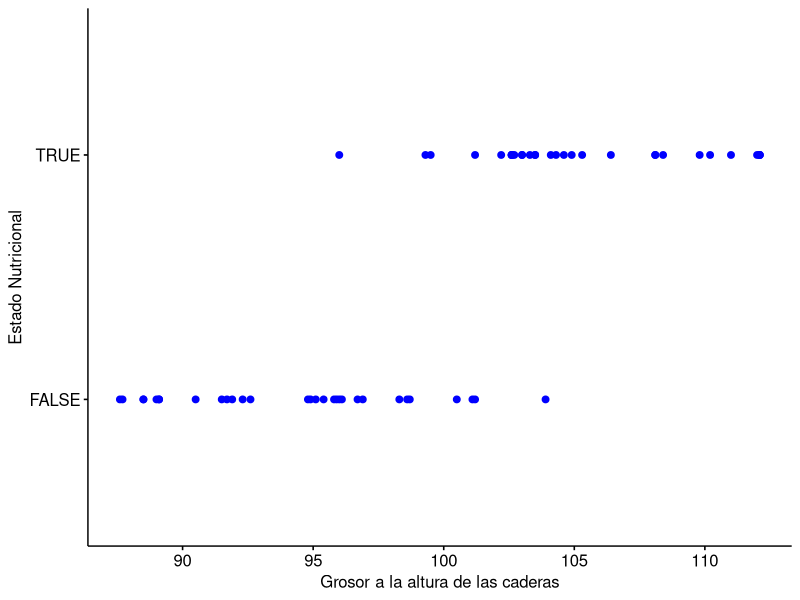
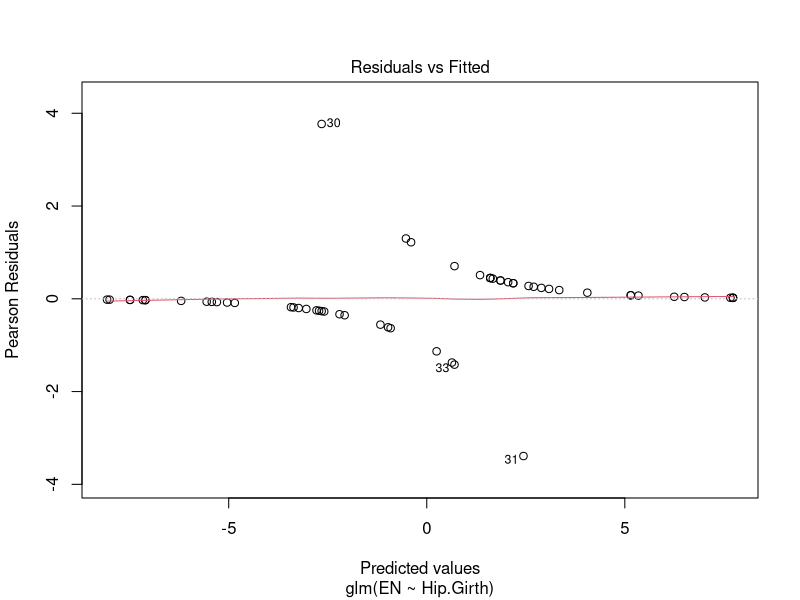
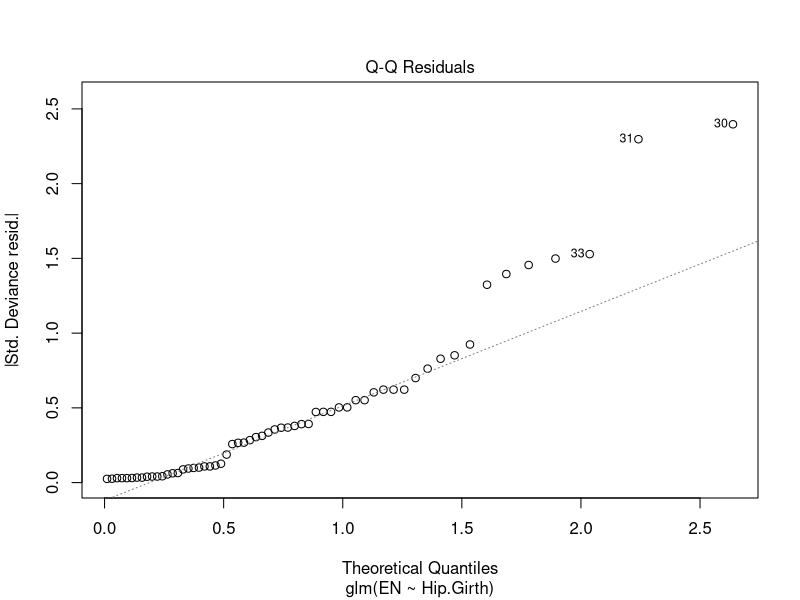
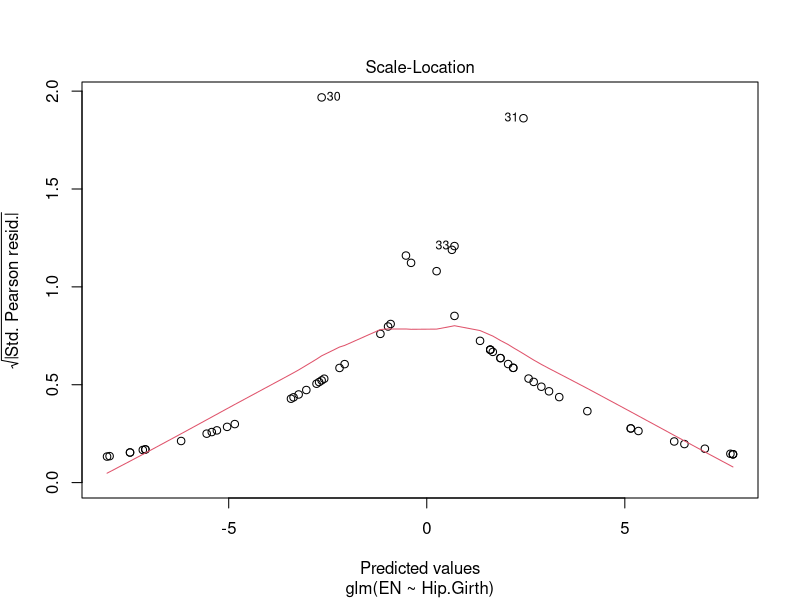
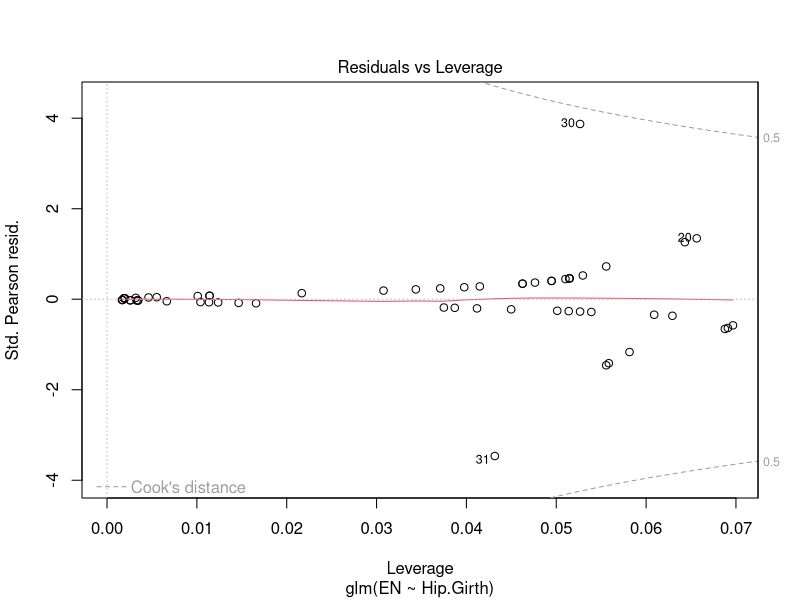
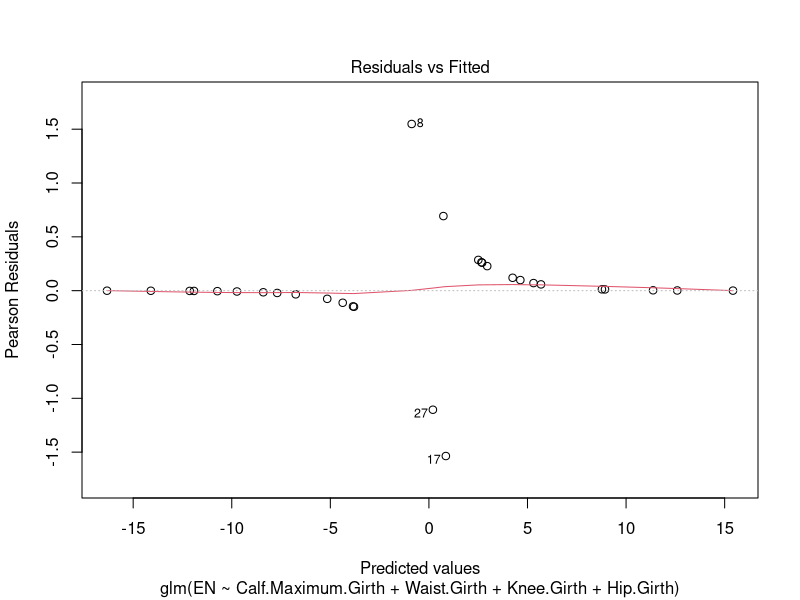
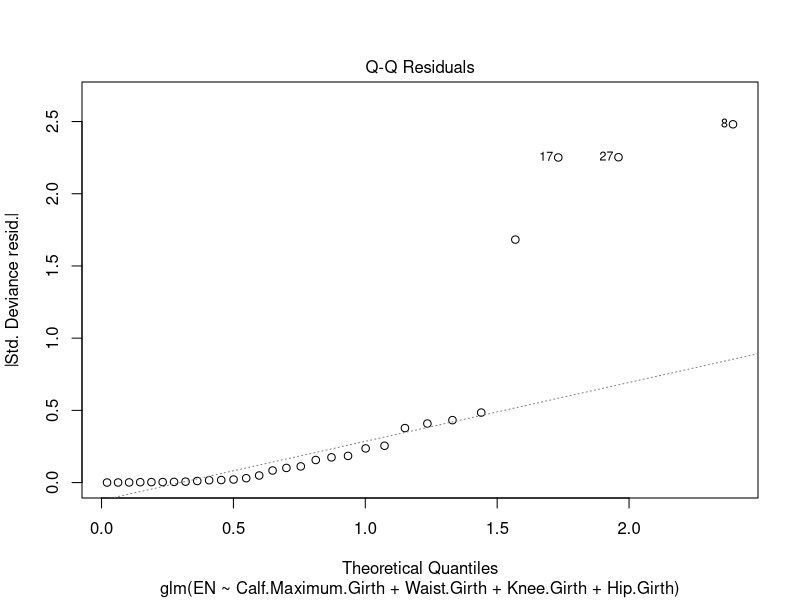
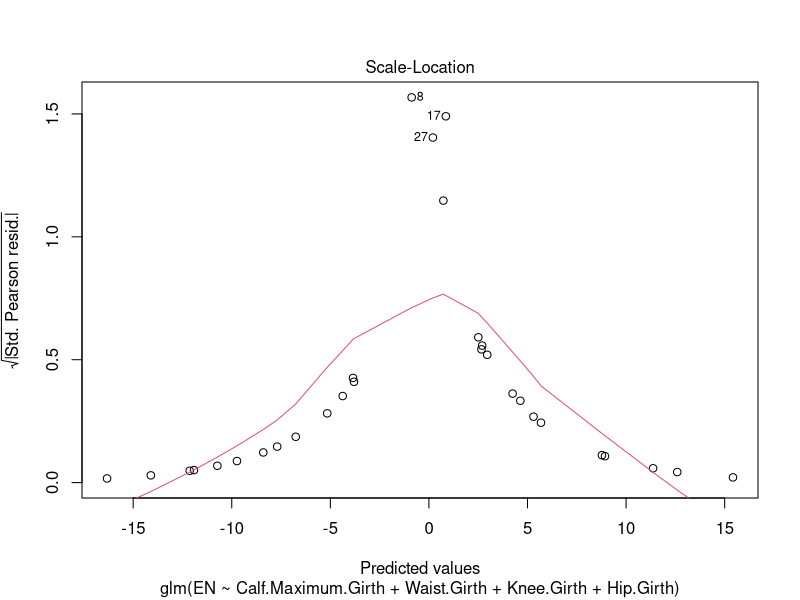

Write the R code that produced these figures, in order.
## ---- chunk 1
library("tidyverse")
library("ggpubr")
library("car")
library("pROC")
## ---- chunk 2
datos <- read.csv2("EP11 Datos.csv", fileEncoding = "UTF-8") # Se carga el archivo de datos EP11 Datos.csv
IMC <- datos$Weight / ((datos$Height / 100)**2) # Se obtiene el IMC
datos <- cbind(datos, IMC) # Se agrega el IMC a los datos
EN <- datos$IMC >= 25 # Se crea una variable booleana EN
datos <- cbind(datos, EN) # Se agrega el EN a los datos
## ---- chunk 3
# Se carga la semilla considerando el rut del integrante con menor edad
set.seed(5678)
# Se filtran los datos para solo tener datos de mujeres
datos_mujeres <- datos %>% filter(Gender == 0)
# Se obtiene una muestra de 50 mujeres aleatorias
datos_mujeres_sobrepeso <- datos_mujeres %>% filter(EN)

datos_mujeres_bajopeso <- datos_mujeres %>% filter(!EN)
datos_mujeres_bajopeso <- sample_n(datos_mujeres_bajopeso, 45)
# Se crea el primer conjunto de datos
conjunto1_sobrepeso <- sample_n(datos_mujeres_sobrepeso, 30)
conjunto1_bajopeso <- sample_n(datos_mujeres_bajopeso, 30)
muestra_1 <- rbind(conjunto1_sobrepeso, conjunto1_bajopeso) # Se obtiene la muestra definitiva
# Se crea el segundo conjunto de datos
conjunto2_sobrepeso <- sample_n(datos_mujeres_sobrepeso, 15)
conjunto2_bajopeso <- sample_n(datos_mujeres_bajopeso, 15)
muestra_2 <- rbind(conjunto2_sobrepeso, conjunto2_bajopeso) # Se obtiene la muestra definitiva

en_1 <- muestra_1["EN"] # Se guarda EN
muestra_1["IMC"] <- NULL # Se anulan las variables no usadas
muestra_1["Weight"] <- NULL
muestra_1["Height"] <- NULL
muestra_1["EN"] <- NULL
muestra_1["Gender"] <- NULL
columnas_muestra <- colnames(muestra_1)

# Se repite el proceso para los datos de prueba
en_2 <- muestra_2["EN"] # Se guarda EN
muestra_2["IMC"] <- NULL # Se anulan las variables no usadas
muestra_2["Weight"] <- NULL
muestra_2["Height"] <- NULL
muestra_2["EN"] <- NULL
muestra_2["Gender"] <- NULL
columnas_muestra <- colnames(muestra_2)
# En total nos quedamos con 90
# Muestra 1 tiene 30 y 30 (60)
# Muestra 2 tiene 15 15 (30)
## ---- chunk 4
predictores_random <- c("Calf.Maximum.Girth", "Chest.depth", "Wrist.Minimum.Girth", "Shoulder.Girth", "Waist.Girth", "Knee.Girth", "Ankles.diameter", "Bicep.Girth")
## ---- chunk 5
# Se obtienen los datos sin considerar las variables seleccionadas en el punto 3
variables_restantes <- datos_mujeres %>% select(!predictores_random)
# Se imprimen los nombres de las variables de los datos anteriores
cat("Variables restantes")
print(colnames(variables_restantes))
# Se calcula la correlación entre los datos restantes y el peso
correlacion <- cor(variables_restantes, y = variables_restantes$EN)
correlacion
# Se crea un dataframe con las variables restantes y el peso
datos_rls <- data.frame(variables_restantes, variables_restantes$EN)
## ---- chunk 6
# Se agrega la columna EN a la muestra obtenida.
muestra_1 <- cbind(muestra_1, en_1)
modelo <- glm(EN ~ Hip.Girth, family = binomial(link = "logit"),data = muestra_1)
print(summary(modelo))

# Se grafica el modelo.
g <- ggscatter(muestra_1, x = "Hip.Girth", y = "EN", color = "blue",
               xlab = "Grosor a la altura de las caderas", ylab = "Estado Nutricional")
print(g)
## ---- chunk 7
hip_1 <- muestra_1["Hip.Girth"] # Se guarda Hip.Girth
muestra_1.1 <- rbind(conjunto1_sobrepeso, conjunto1_bajopeso)
muestra_1.1 <- muestra_1.1 %>% select(predictores_random)
muestra_1.1 <- cbind(muestra_1.1, en_1)
muestra_1.1 <- cbind(muestra_1.1, hip_1)
# Se ajusta el modelo acabado
modelo_total <- glm(EN ~ ., family = binomial(link = "logit"), data = muestra_1.1)
# Se utiliza step para ajustar el modelo con corrección hacia atrás (Backward)
modelo_final <- step(object = modelo_total, scope = list(lower = modelo),
                  direction = "backward",
                  trace = 0)
print(summary(modelo_final))
## ---- chunk 8
alfa <- 0.01
print(alfa)
## ---- chunk 9
correlaciones <- round(cor(x = muestra_1, method = "pearson"), 3)
correlaciones
## ---- chunk 10
print(durbinWatsonTest(modelo))
## ---- chunk 11
plot(modelo)
## ---- chunk 12
muestra_1.1 <- rbind(conjunto2_sobrepeso, conjunto2_bajopeso)
correlaciones_2 <- round(cor(x = muestra_1.1, method = "pearson"), 3)
## ---- chunk 13
modelo_final <- update(modelo_final, . ~ . - Age) # Se utiliza update para quitar Age del modelo final
## ---- chunk 14
print(durbinWatsonTest(modelo_final))
## ---- chunk 15
vifs <- vif(modelo_final)
cat("\nVerificar la multicolinealidad:\n")
cat("VIF's:")
print(vifs)
cat("Tolerancias:")
print(1 / vifs)
cat("VIF medio:", mean(vifs))
## ---- chunk 16
print(summary(modelo_final))
## ---- chunk 17
plot(modelo_final)
## ---- chunk 18
# Se una la columna de EN a los datos de las 30 personas
muestra_2 <- cbind(muestra_2, en_2)
# Se crea el modelo RlogS con los datos de prueba
modelo_prueba_rlogs <- glm(EN ~ Hip.Girth, family = binomial(link = "logit"), data = muestra_2)
print(summary(modelo_prueba_rlogs))
## ---- chunk 19
hip_2 <- muestra_2["Hip.Girth"] # Se guarda Hip.Girth
muestra_2.2 <- rbind(conjunto2_sobrepeso, conjunto2_bajopeso)
muestra_2.2 <- muestra_2.2 %>% select(predictores_random)
muestra_2.2 <- cbind(muestra_2.2, en_2)
muestra_2.2 <- cbind(muestra_2.2, hip_2)
# Se crea el modelo de RLogM utilizando los predictores mencionados anteriormente
modelo_prueba_rlogm <- glm(EN ~ Waist.Girth + Calf.Maximum.Girth + Knee.Girth + Hip.Girth, family = binomial(link = "logit"), data = muestra_2.2)
print(summary(modelo_prueba_rlogm))
## ---- chunk 20
# Se obtienen las predicciones
preds_rlogs <- predict(modelo_prueba_rlogs, muestra_2, type = "response")
# Se obtiene la curva ROC
ROC_rlogs <- roc(muestra_2[["EN"]], preds_rlogs)
plot(ROC_rlogs)
## ---- chunk 21
# Se obtienen las predicciones
preds_rlogm <- predict(modelo_prueba_rlogm, muestra_2.2, type = "response")
# Se obtiene la curva ROC
ROC_rlogm <- roc(muestra_2.2[["EN"]], preds_rlogm)
plot(ROC_rlogm)
## ---- chunk 22
# Se utiliza la prueba LRT para comparar los modelos
comparacion_modelos <- anova(modelo_prueba_rlogs, modelo_prueba_rlogm, test = "LRT")
print(comparacion_modelos)
